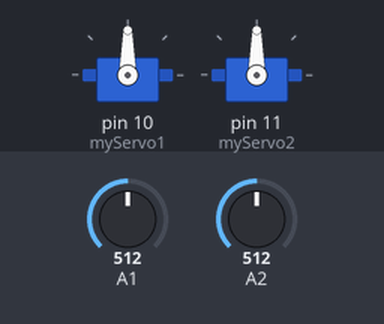
Recording of a sketch running on a simulated Arduino Uno, built with avr-gcc and run on an emulated ATmega328P. Shown: 2 × servo. The inputs (shaded band) are chosen by the test bench; at power-on: A1 = 512, A2 = 512.

Above: at 1.2 s.
1.3 s: A1 set to 716
At 2.0 s:
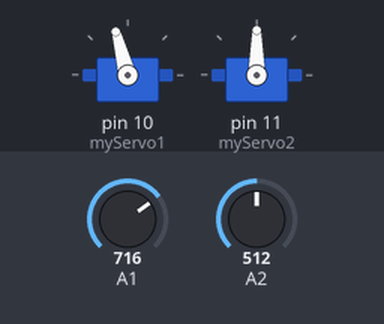
2.8 s: A2 set to 716
At 3.2 s:
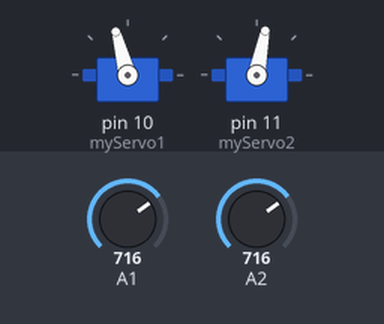
4.3 s: A1 set to 900
At 5.5 s:
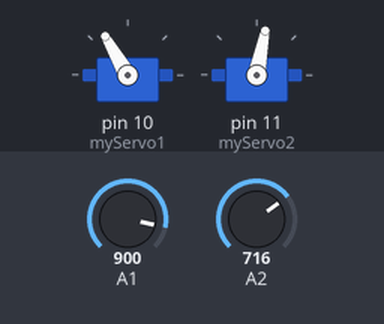
5.8 s: A2 set to 511
At 6.7 s:
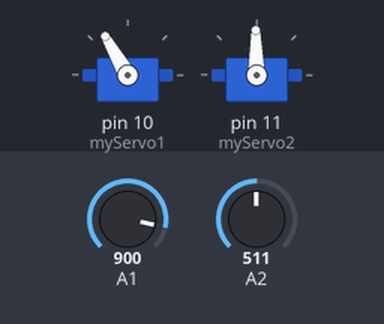
7.3 s: A2 set to 306
At 7.8 s:
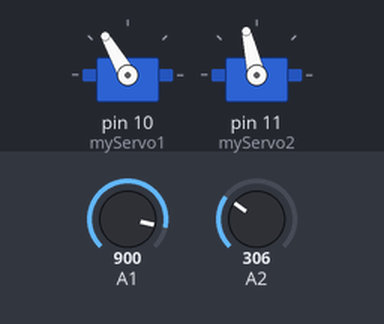
8.8 s: A1 set to 511
At 10.1 s:
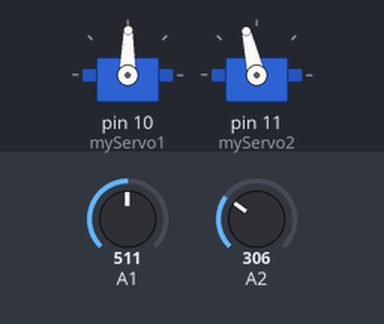
Timing chart, 0 to 11.3 s (numbered marks = the images above; inputs shaded):
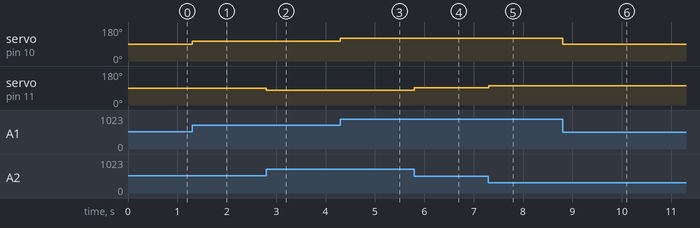

Measured:
- after the input at 1.3 s, servo on pin 10 (myServo1): 90° → 105° at once
- after the input at 2.8 s, servo on pin 11 (myServo2): 90° → 79° at once
- after the input at 4.3 s, servo on pin 10 (myServo1): 105° → 120° at once
- after the input at 5.8 s, servo on pin 11 (myServo2): 79° → 91° at once
- after the input at 7.3 s, servo on pin 11 (myServo2): 91° → 103° at once
- after the input at 8.8 s, servo on pin 10 (myServo1): 120° → 89° at once

The sketch:

laser.ino
```cpp
#include<Servo.h>
Servo myServo1;
Servo myServo2;


void setup() {
  Serial.begin(9600);
  myServo1.attach(10);
  myServo2.attach(11);
}

void loop() {
  int xAxis = analogRead(A1);
  int yAxis = analogRead(A2);
  int x = map(xAxis, 0, 1023, 50, 130);
  int y = map(yAxis, 0, 1023, 120, 60);

  if (millis() % 20 < 2) {
    myServo1.write(x);
    myServo2.write(y);
  }
}
```
